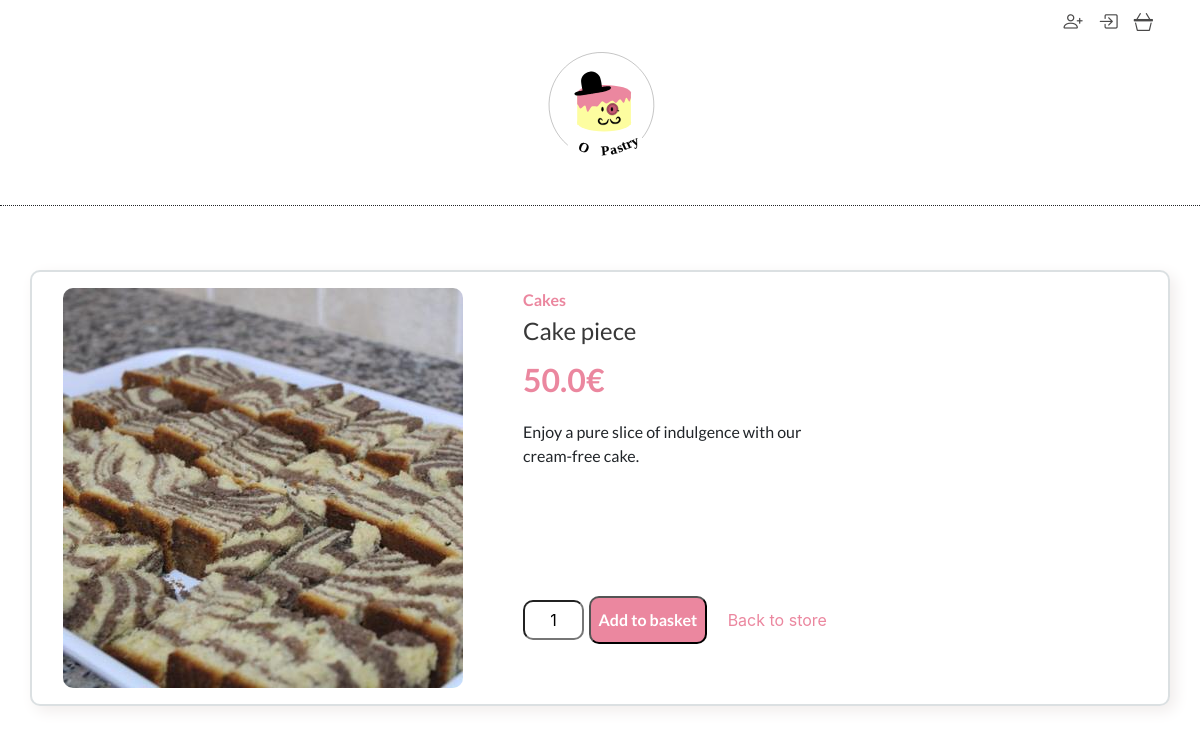
The page /store/item/10/ on the database its author committed.
### seller/models.py (models this page shows, shortened)
class Item(models.Model):
    class Category:
        COOKIES = 'CO'
        CAKES = 'CA'
        ICE_CREAMS = 'I'
        ALL = 'ALL'
    CATEGORIES_CHOICES = [
        (Category.COOKIES, 'Cookies'),
        (Category.CAKES, 'Cakes'),
        (Category.ICE_CREAMS, 'Ice creams'),
        (Category.ALL, 'All Sweets'),
    ]
    SHORT_CATEGORY_TO_NAME = dict(CATEGORIES_CHOICES)
    title = models.CharField(max_length=50)
    price = models.FloatField("Price in KSHS", default="0.00", validators=[
                              MinValueValidator(0.0)])
    description = models.TextField(max_length=100, null=True, blank=True)
    category = models.CharField(
        max_length=3,
        choices=CATEGORIES_CHOICES,
        default=Category.ALL,
    )
    image = models.ImageField(upload_to='product_pics')
    date_posted = models.DateTimeField(default=timezone.now)
    quantity = models.IntegerField(default=0, validators=[
        MinValueValidator(0.0)])
    def __init__(self, *args, **kwargs):
        super().__init__(*args, **kwargs)
        self.assign_shorter_title()
        self.assign_category_full_name()
    def assign_shorter_title(self):
        if len(self.title) > 20:
            self.short_title = self.title[:17] + "..."
        else:
            self.short_title = self.title
    def assign_category_full_name(self):
        self.long_category = self.SHORT_CATEGORY_TO_NAME[self.category]

### store/views.py (the view, shortened to what this page needs)
# urls.py: path('store/item/<int:pk>/', store_views.store_item_detail,
def store_item_detail(request, pk):
    item = _get_item(pk)
    if item is None:
        return HttpResponseNotFound()
    form = BasketItemForm(_get_max_quantity_to_buy(item))
    return render(request, 'store/store-item-detail.html',
                  {'item': item, 'form': form})

### store/forms.py (shortened to what this page needs)
class BasketItemForm(forms.ModelForm):
    class Meta:
        model = BasketItem
        fields = ['quantity']
    def __init__(self, max_quantity, *args, **kwargs):
        super().__init__(*args, **kwargs)
        self.max_quantity = max_quantity
        self.fields['quantity'].label = ""
        self.fields['quantity'].validators = [MinValueValidator(1)]
        self.fields['quantity'].widget.attrs['value'] = 1
        self.fields['quantity'].widget.attrs['min'] = 1
        self.fields['quantity'].widget.attrs['max'] = max_quantity

### seller/utils.py (called while the page is built, shortened)
def active_navbar_context_processor(request):
    context = {}
    if not request.user.is_staff:
        return context

### store/utils.py (called while the page is built)
def get_number_reserved_items_in_preorders(item_to_buy):
    num_reserved_items = 0
    for basket_item in BasketItem.objects.filter(
            item_to_buy=item_to_buy, order__status=Order.Status.PREORDER):
        num_reserved_items += basket_item.quantity
    return num_reserved_items

def anonymous_user_with_saved_session(request):
    return AnonymousUser.objects.get(session_id=request.session.session_key)

def user_has_items_in_basket_context_processor(request):
    return {'user_has_items_in_basket':
            get_preorder_or_none(request) is not None}

def get_preorder_or_none(request):
    try:
        if request.user.is_anonymous:
            return Order.objects.get(
                status=Order.Status.PREORDER,
                buyer_anon=anonymous_user_with_saved_session(request))
        else:
            return Order.objects.get(status=Order.Status.PREORDER,
                                     buyer=request.user)
    except ObjectDoesNotExist:
        return None

### store/views.py (called while the page is built)
def _get_item(pk):
    try:
        return Item.objects.get(id=pk)
    except ObjectDoesNotExist:
        return None

def _get_max_quantity_to_buy(item):
    return item.quantity - get_number_reserved_items_in_preorders(item)

### store/templates/store/store-item-detail.html (shortened to what this page needs)
{% extends 'users/base-user.html' %}
{% block content %}
<div class="container">
    <div class="row detail-item-containter">
        <div class="col-md-5">
            <div class="image-detail"><img src="{{item.image.url}}" class="rounded-image"></img></div>
        </div>
        <div class="col-md-7">
            <div class=info-div-detail>
                <div class="detail-category">{{item.long_category}}</div>
                <div class="detail-title">{{item.title}}</div>
                <div class="detail-price">{{item.price}}€</div>
                <div class="detail-description">{{item.description}}</div>
                <form action="" method="post">
                    {{form}}
                    <button class="detail-button" type="submit">Add to basket</button>
                    <a href="{% url 'store' %}" class="support-text-link margin-left">
                        Back to store
                    </a>
                </form>
            </div>
        </div>
    </div>
</div>
{% endblock %}

### sir_cake/static/sir_cake/style.css (style rules this page uses)
:root { --dismiss-red: rgb(247, 128, 128); --accept-green: rgb(148, 216, 148); --bright-pink: rgb(200, 9, 76); --dusty-pink: rgb(197, 87, 112); --semi-pink: rgb(235, 135, 159); --lighter-pink: rgb(225, 157, 172); --beige: rgb(240, 236, 235); --light-beige: rgba(243, 242, 240, 0.651); --gray-text: rgb(73, 72, 72); --border-color: rgba(183, 194, 198, 0.5); }
body { overflow-x: hidden; }
#id_title, #id_price, #id_quantity, #id_inventory, #id_category { border-radius: 10px; min-height: 2rem; }
.detail-item-containter { border: solid 2px; border-color: var(--border-color); border-radius: 10px; box-shadow: 5px 5px 15px var(--beige); margin-top: 4rem; padding: 1rem; display: flex; }
.image-detail { display: flex; }
.rounded-image { border-radius: 10px; }
.info-div-detail { width: 50%; }
.detail-category { color: var(--semi-pink); font-family: 'Lato', sans-serif; font-weight: 700; }
.detail-title { font-family: 'Lato', sans-serif; color: rgb(56, 56, 56); font-size: 1.5rem; margin-top: 0.1rem; }
.detail-price { font-family: 'Lato', sans-serif; color: var(--semi-pink); font-size: 2rem; margin-top: 0.4rem; font-weight: 700; }
.detail-description { margin-top: 1rem; font-family: 'Lato', sans-serif; min-height: 8rem; }
.detail-button { height: 3rem; border-radius: 10px; background-color: var(--semi-pink); font-family: 'Lato', sans-serif; font-weight: 700; color: #FFFFFF; text-align: center; padding: 0.5rem; margin-top: 3rem; }
.margin-left { margin-left: 1rem; }
.navbar-icon:hover, .support-text-link { color: var(--semi-pink); }
#id_quantity { color: black; height: 2.5rem; }
input[type=number] { -moz-appearance: textfield; appearance: textfield; text-align: center; }

### rows shown on the page
Item: image (picture), long_category "Cakes", title "Cake piece", price "50.0", description "Enjoy a pure slice of indulgence with our cream-free cake."
